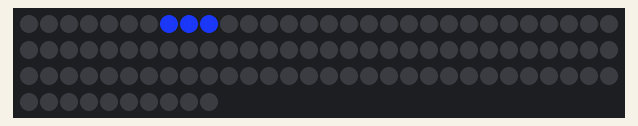
Recording of a sketch running on a simulated Arduino Uno, built with avr-gcc and run on an emulated ATmega328P. Parts: 100 RGB LEDs in strip order, left to right, continuing on the next row.

Above: at 0.07 s.

The sketch:

caterpillar.ino
```cpp
#include <Util.h>

void setup() {
  pixels.begin();
  for (int i = 0; i < NUMPIXELS; i++)
    pixels.setPixelColor(i, pixels.Color(0,0,0)); // Moderately bright black color.

  pixels.show();
}

const int delayval = 90;
const int length_max = 10;
const int length_min = 3;

const int steps = length_max - length_min;
const double interval = 0.9 / (double)steps;

const rgb color{0.1,0.2,0.9};

int x = 0;
int current_length = length_min;
bool expand = true;

void loop() {
  for (int i = 0; i < NUMPIXELS; ++i)
  {
    led((x+i)%NUMPIXELS, {0,0,0});
  }

  for (int i = 0; i < current_length; ++i)
  {
    int step = length_max - current_length;
    double intensity = 0.1 + step * interval;
    led((x+i)%NUMPIXELS, color, intensity);
  }

  pixels.show();
  delay(delayval);

  if (expand)
  {
    ++current_length;
    if (current_length >= length_max)
      expand = false;
  }
  else
  {
    ++x;
    --current_length;
    if (current_length == length_min)
      expand = true;
  }
}
```
